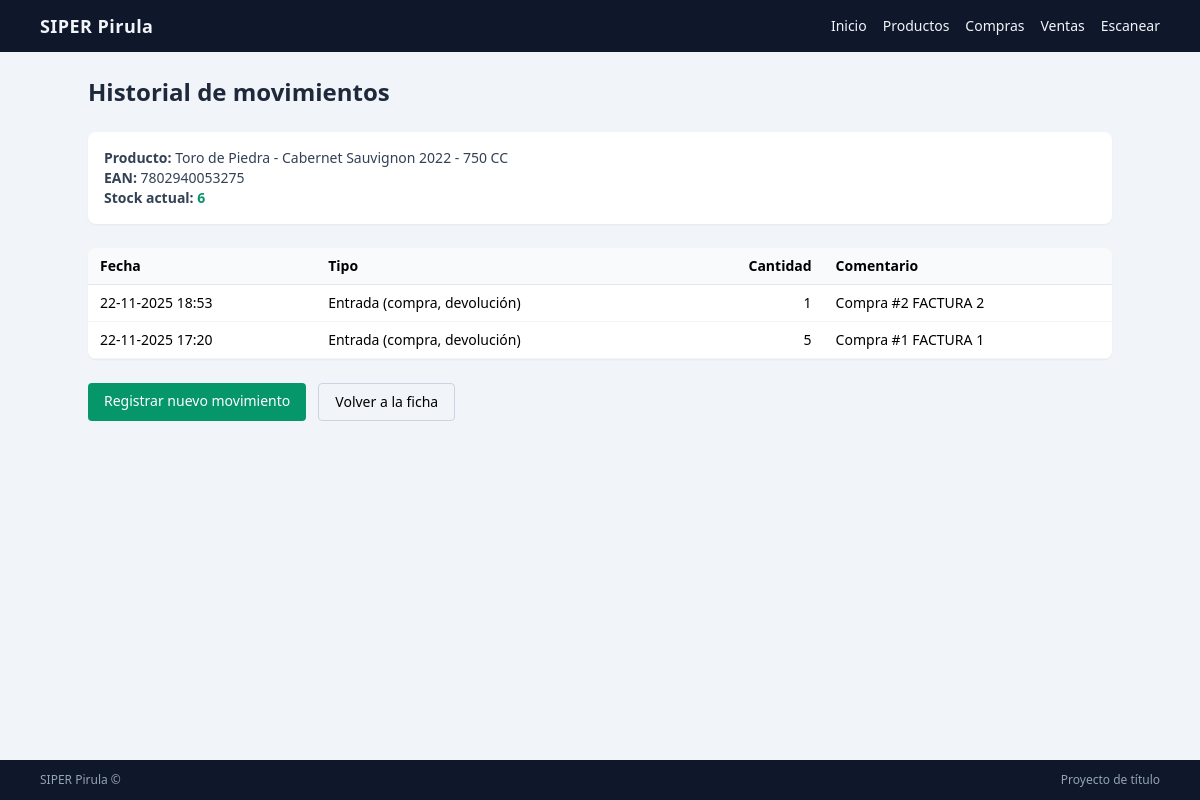
Screenshot of /inventario/producto/1/movimientos/ (signed in) with the database file from the repository.
### inventario/models.py (models this page shows, shortened)
class Producto(models.Model):
    negocio = models.ForeignKey(Negocio, on_delete=models.PROTECT)
    sku = models.CharField(max_length=40, blank=True, null=True)
    ean = models.CharField("Código de barras", max_length=40, unique=True)
    nombre = models.CharField(max_length=120)
    categoria = models.ForeignKey(Categoria, on_delete=models.PROTECT)
    precio = models.PositiveIntegerField(default=0, help_text="Precio de venta en pesos chilenos")
    costo = models.PositiveIntegerField(default=0, help_text="Costo en pesos chilenos")
    stock_min = models.IntegerField(default=0)
    ubicacion = models.CharField(max_length=60, blank=True, null=True)
    activo = models.BooleanField(default=True)
    imagen = models.ImageField(
        upload_to="productos/",
        blank=True,
        null=True,
    )
    class Meta:
        db_table = "producto"
    @property
    def stock_actual(self):
        resultado = self.movimientos.aggregate(
            total=Sum(
                Case(
                    When(tipo__in=[MovimientoInventario.TIPO_ENTRADA, MovimientoInventario.TIPO_AJUSTE],
                         then=F("cantidad")),
                    When(tipo__in=[MovimientoInventario.TIPO_SALIDA, MovimientoInventario.TIPO_MERMA],
                         then=-F("cantidad")),
                    default=0,
                    output_field=IntegerField(),
                )
            )
        )
        return resultado["total"] or 0

class MovimientoInventario(models.Model):
    TIPO_ENTRADA = "ENTRADA"
    TIPO_SALIDA = "SALIDA"
    TIPO_AJUSTE = "AJUSTE"
    TIPO_MERMA = "MERMA"
    TIPO_CHOICES = [
        (TIPO_ENTRADA, "Entrada (compra, devolución)"),
        (TIPO_SALIDA, "Salida (venta manual, uso interno)"),
        (TIPO_AJUSTE, "Ajuste (conteo inventario)"),
        (TIPO_MERMA, "Merma (rotura, pérdida)"),
    ]
    producto = models.ForeignKey(
        "Producto",
        on_delete=models.PROTECT,
        related_name="movimientos",
    )
    compra_item = models.ForeignKey(
        "CompraItem",
        on_delete=models.CASCADE,
        null=True,
        blank=True,
        related_name="movimientos",
    )
    venta_item = models.ForeignKey(
        "ventas.VentaItem",
        on_delete=models.CASCADE,
        null=True,
        blank=True,
        related_name="movimientos",
    )
    fecha = models.DateTimeField(auto_now_add=True)
    tipo = models.CharField(max_length=10, choices=TIPO_CHOICES)
    cantidad = models.PositiveIntegerField()
    comentario = models.CharField(max_length=200, blank=True, null=True)
    class Meta:
        db_table = "movimiento_inventario"
        ordering = ["-fecha"]

### inventario/views.py (the view)
# urls.py: path("producto/<int:producto_pk>/movimientos/", views.MovimientoListaView.as_view(),name="movimiento_lista"),
class MovimientoListaView(LoginRequiredMixin, ListView):
    model = MovimientoInventario
    template_name = "inventario/movimiento_stock/movimiento_lista.html"
    context_object_name = "movimientos"
    paginate_by = 25
    def dispatch(self, request, *args, **kwargs):
        negocio = request.user.perfilusuario.negocio
        self.producto = get_object_or_404(
            Producto,
            pk=kwargs["producto_pk"],
            negocio=negocio,
        )
        return super().dispatch(request, *args, **kwargs)
    def get_queryset(self):
        return self.producto.movimientos.all()
    def get_context_data(self, **kwargs):
        context = super().get_context_data(**kwargs)
        context["producto"] = self.producto
        return context

### templates/inventario/movimiento_stock/movimiento_lista.html (shortened to what this page needs)
{% extends "../../core/base.html" %}
{% block content %}
<div class="max-w-5xl mx-auto space-y-6">
    <div>
        <h1 class="text-2xl font-bold text-slate-800">
            Historial de movimientos
        </h1>
    </div>
    <div class="bg-white rounded-lg shadow-sm p-4 text-sm text-slate-700">
        <p><span class="font-semibold">Producto:</span> {{ producto.nombre }}</p>
        <p><span class="font-semibold">EAN:</span> {{ producto.ean }}</p>
        <p><span class="font-semibold">Stock actual:</span>
            <span class="text-emerald-600 font-semibold">{{ producto.stock_actual }}</span>
        </p>
    </div>
    <div class="bg-white rounded-lg shadow-sm overflow-x-auto">
        <table class="min-w-full text-sm">
            <thead class="bg-slate-50">
                <tr>
                    <th class="px-3 py-2 text-left border-b">Fecha</th>
                    <th class="px-3 py-2 text-left border-b">Tipo</th>
                    <th class="px-3 py-2 text-right border-b">Cantidad</th>
                    <th class="px-3 py-2 text-left border-b">Comentario</th>
                </tr>
            </thead>
            <tbody>
                {% for m in movimientos %}
                    <tr class="border-b border-slate-100">
                        <td class="px-3 py-2">{{ m.fecha|date:"d-m-Y H:i" }}</td>
                        <td class="px-3 py-2">{{ m.get_tipo_display }}</td>
                        <td class="px-3 py-2 text-right font-medium">
                            {{ m.cantidad }}
                        </td>
                        <td class="px-3 py-2">
                            {{ m.comentario|default:"—" }}
                        </td>
                    </tr>
                {% empty %}
                    <tr>
                        <td colspan="4" class="px-3 py-4 text-center text-slate-500">
                            No hay movimientos registrados.
                        </td>
                    </tr>
                {% endfor %}
            </tbody>
        </table>
    </div>
    <div class="flex flex-wrap gap-3">
        <a href="{% url 'inventario:movimiento_crear' producto.pk %}"
           class="px-4 py-2 bg-emerald-600 text-white rounded text-sm font-medium hover:bg-emerald-700">
            Registrar nuevo movimiento
        </a>
        <a href="{% url 'inventario:producto_detalle' producto.pk %}"
           class="px-4 py-2 border border-slate-300 rounded text-sm hover:bg-slate-50">
            Volver a la ficha
        </a>
    </div>
</div>
{% endblock %}

### rows the page displays
Producto: nombre "Toro de Piedra - Cabernet Sauvignon 2022 - 750 CC", ean "7802940053275", stock_actual "6"
MovimientoInventario: fecha "22-11-2025 18:53", tipo "Entrada (compra, devolución)", cantidad "1", comentario "Compra #2 FACTURA 2"
MovimientoInventario: fecha "22-11-2025 17:20", tipo "Entrada (compra, devolución)", cantidad "5", comentario "Compra #1 FACTURA 1"
